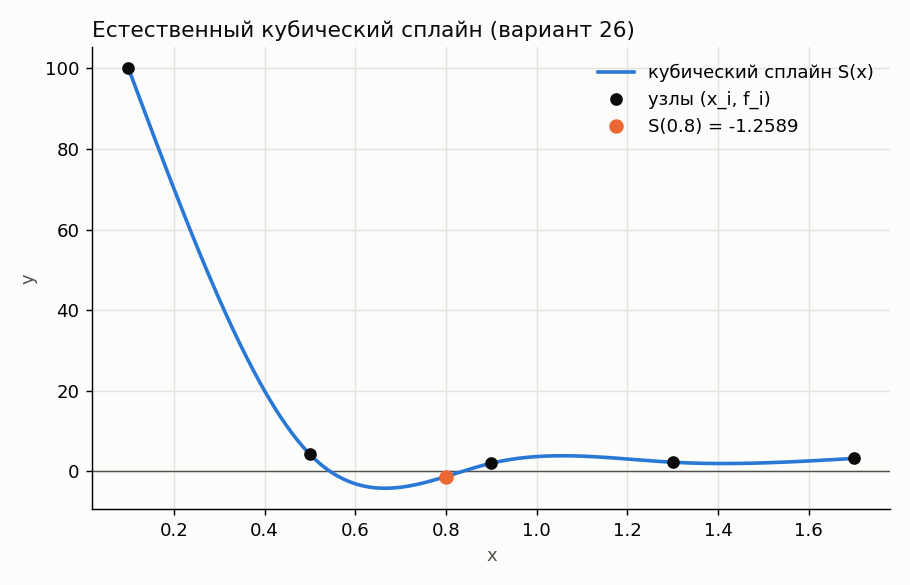

Generate this figure with Python:
"""
    Вместо одного многочлена на всём отрезке строим НА КАЖДОМ отрезке
    [x_{i-1}, x_i] свой многочлен 3-й степени:
        S(x) = a_i + b_i (x - x_{i-1}) + c_i (x - x_{i-1})^2 + d_i (x - x_{i-1})^3,
        x_{i-1} <= x <= x_i,   i = 1..n   (у нас n = 4 отрезка).
    На концах - нулевая кривизна: S''(x0) = 0, S''(x4) = 0
    ("естественный" сплайн).

    Неизвестных 4n (a, b, c, d на каждом отрезке). Если из условий
    исключить a, b, d, остаётся система из n-1 уравнений только для
    c_2 .. c_n с ТРЁХДИАГОНАЛЬНОЙ матрицей (3.13), h_i = x_i - x_{i-1}:
        2(h1+h2) c2 + h2 c3                 = 3[(f2-f1)/h2 - (f1-f0)/h1],
        h_{i-1} c_{i-1} + 2(h_{i-1}+h_i) c_i + h_i c_{i+1}
                                            = 3[(f_i-f_{i-1})/h_i - (f_{i-1}-f_{i-2})/h_{i-1}],
        h_{n-1} c_{n-1} + 2(h_{n-1}+h_n) c_n = 3[(f_n-f_{n-1})/h_n - (f_{n-1}-f_{n-2})/h_{n-1}].
    Её решаем методом прогонки (как в лабе 1.2). Потом остальные
    коэффициенты по формулам (3.14):
        a_i = f_{i-1},
        b_i = (f_i - f_{i-1})/h_i - h_i (c_{i+1} + 2 c_i) / 3,   i < n,
        b_n = (f_n - f_{n-1})/h_n - 2 h_n c_n / 3,
        d_i = (c_{i+1} - c_i) / (3 h_i),                         i < n,
        d_n = -c_n / (3 h_n),
        c_1 = 0   (нулевая кривизна в x0).

"""

import os


# МЕТОД ПРОГОНКИ
def tridiagonal_solve(a, b, c, d):
    """
    Решение трёхдиагональной системы  a_i x_{i-1} + b_i x_i + c_i x_{i+1} = d_i
    методом прогонки (подробно разобран в лабе 1.2).
    a - поддиагональ (a[0] = 0), b - главная диагональ,
    c - наддиагональ (c[-1] = 0), d - правые части.
    """
    n = len(b)
    P = [0.0] * n
    Q = [0.0] * n
    # Прямой ход: x_i = P_i x_{i+1} + Q_i.
    P[0] = -c[0] / b[0]
    Q[0] = d[0] / b[0]
    for i in range(1, n):
        denom = b[i] + a[i] * P[i - 1]
        P[i] = -c[i] / denom
        Q[i] = (d[i] - a[i] * Q[i - 1]) / denom
    # Обратный ход.
    x = [0.0] * n
    x[n - 1] = Q[n - 1]
    for i in range(n - 2, -1, -1):
        x[i] = P[i] * x[i + 1] + Q[i]
    return x


# ПОСТРОЕНИЕ КУБИЧЕСКОГО СПЛАЙНА
def build_spline(xs, fs, verbose=True):
    """
    Строит естественный кубический сплайн по узлам xs и значениям fs.
    Возвращает (a, b, c, d) - списки коэффициентов с индексами 1..n.
    """
    n = len(xs) - 1

    # 1. Шаги сетки h_i = x_i - x_{i-1}, i = 1..n
    h = [0.0] * (n + 1)
    for i in range(1, n + 1):
        h[i] = xs[i] - xs[i - 1]

    """ 2. Трёхдиагональная система для c_2 .. c_n
    2.1 наклоны: sᵢ = (fᵢ − fᵢ₋₁) / hᵢ,    i = 1..n
    2.2 hᵢ₋₁·cᵢ₋₁ + 2(hᵢ₋₁ + hᵢ)·cᵢ + hᵢ·cᵢ₊₁ = 3·(sᵢ − sᵢ₋₁)
    low * c_{i-1} + diag * c_i + up * c_{i+1} = rhs. 
    коэффициенты: слева hᵢ₋₁, на диагонали 2(hᵢ₋₁ + hᵢ), справа hᵢ;
    правая часть: 3 × (разность соседних наклонов)."""
    low, diag, up, rhs = [], [], [], []
    for i in range(2, n + 1):
        low.append(h[i - 1] if i > 2 else 0.0)
        diag.append(2 * (h[i - 1] + h[i]))
        up.append(h[i] if i < n else 0.0)
        rhs.append(3 * ((fs[i] - fs[i - 1]) / h[i]
                        - (fs[i - 1] - fs[i - 2]) / h[i - 1]))

    if verbose:
        print("Система  для c_2 .. c_n:")
        for k in range(len(diag)):
            i = k + 2                      # номер неизвестной c_i
            terms = []
            if low[k]:
                terms.append(f"{low[k]:.4g}*c{i - 1}")
            terms.append(f"{diag[k]:.4g}*c{i}")
            if up[k]:
                terms.append(f"{up[k]:.4g}*c{i + 1}")
            print("   " + " + ".join(terms) + f" = {rhs[k]:.6f}")
        print()

    # Решаем прогонкой
    c_inner = tridiagonal_solve(low, diag, up, rhs)

    # 3. Коэффициенты c_i (c_1 = 0 - нулевая кривизна в x0)
    c = [0.0] * (n + 2)                   # c[n+1] нужен только как 0 в формулах
    for k in range(len(c_inner)):
        c[k + 2] = c_inner[k]
    c[1] = 0.0

    # 4. Остальные коэффициенты по формулам
    # aᵢ = fᵢ₋₁,    i = 1..n
    # bᵢ = sᵢ − hᵢ·(cᵢ₊₁ + 2cᵢ)/3,    i = 1..n−1
    # dᵢ = (cᵢ₊₁ − cᵢ) / (3hᵢ),
    a = [0.0] * (n + 1)
    b = [0.0] * (n + 1)
    d = [0.0] * (n + 1)
    for i in range(1, n + 1):
        a[i] = fs[i - 1]
        if i < n:
            b[i] = (fs[i] - fs[i - 1]) / h[i] - h[i] * (c[i + 1] + 2 * c[i]) / 3
            d[i] = (c[i + 1] - c[i]) / (3 * h[i])
        else:
            # Последний отрезок: условие S''(x_n) = 0.
            b[i] = (fs[i] - fs[i - 1]) / h[i] - 2 * h[i] * c[i] / 3
            d[i] = -c[i] / (3 * h[i])


    return a, b, c[:n + 1], d


def find_segment(xs, x):
    """Номер отрезка i (1..n), такого что x_{i-1} <= x <= x_i."""
    n = len(xs) - 1

    tol = 1e-12
    for i in range(1, n + 1):
        if xs[i - 1] - tol <= x <= xs[i] + tol:
            return i
    raise ValueError(f"Точка {x} вне отрезка [{xs[0]}, {xs[-1]}]")


# считаем значение сплайна или его производной в точке x
def spline_value(xs, coefs, x, deriv=0):
    """
    Значение сплайна (deriv = 0) или его 1-й/2-й производной в точке x.
        S   = a + b t + c t^2 + d t^3,
        S'  = b + 2 c t + 3 d t^2,
        S'' = 2 c + 6 d t,
        t = X* − xᵢ₋₁,     
        S(X*) = aᵢ + bᵢ·t + cᵢ·t² + dᵢ·t³

    """
    a, b, c, d = coefs
    i = find_segment(xs, x)
    t = x - xs[i - 1]
    """ Sᵢ(x) = aᵢ + bᵢ·(x − xᵢ₋₁) + cᵢ·(x − xᵢ₋₁)² + dᵢ·(x − xᵢ₋₁)³,
"""
    if deriv == 0:
        return a[i] + b[i] * t + c[i] * t ** 2 + d[i] * t ** 3
    if deriv == 1:
        return b[i] + 2 * c[i] * t + 3 * d[i] * t ** 2
    return 2 * c[i] + 6 * d[i] * t


def piece_value(xs, coefs, i, x, deriv=0):
    """То же, но на заданном отрезке i."""
    a, b, c, d = coefs
    t = x - xs[i - 1]
    if deriv == 0:
        return a[i] + b[i] * t + c[i] * t ** 2 + d[i] * t ** 3
    if deriv == 1:
        return b[i] + 2 * c[i] * t + 3 * d[i] * t ** 2
    return 2 * c[i] + 6 * d[i] * t


def print_coefficients(xs, coefs):
    """Таблица коэффициентов сплайна"""
    a, b, c, d = coefs
    n = len(xs) - 1
    print("  i | [x_{i-1}, x_i] |      a_i     |      b_i     |      c_i     |      d_i")
    print("----+----------------+--------------+--------------+--------------+-------------")
    for i in range(1, n + 1):
        seg = f"[{xs[i - 1]}, {xs[i]}]"
        print(f"{i:3d} | {seg:14s} | {a[i]:12.5f} | {b[i]:12.5f} |"
              f" {c[i]:12.5f} | {d[i]:12.5f}")
    print()


def check_smoothness(xs, coefs):
    """
    Проверка, что сплайн построен правильно:
      * в узлах S(x_i) = f_i ,
      * во внутренних узлах соседние куски совпадают по значению,
        первой и второй производной,
      * на концах S'' = 0.
    Возвращает максимальный "скачок".
    """
    n = len(xs) - 1
    worst = 0.0
    for i in range(1, n):                 # внутренние узлы x_1 .. x_{n-1}
        x = xs[i]
        for k in range(3):
            left = piece_value(xs, coefs, i, x, k)       # кусок слева
            right = piece_value(xs, coefs, i + 1, x, k)  # кусок справа
            worst = max(worst, abs(left - right))
    ends = max(abs(piece_value(xs, coefs, 1, xs[0], 2)),
               abs(piece_value(xs, coefs, n, xs[n], 2)))
    return worst, ends


def sgn(v):
    """Знак для красивой печати формулы: '+' или '-'."""
    return "-" if v < 0 else "+"


def plot_spline(filename, xs, fs, coefs, x_star, value):
    """График сплайна и узлов интерполяции (сохраняется в PNG)."""
    try:
        import matplotlib
        matplotlib.use("Agg")
        import matplotlib.pyplot as plt
    except ImportError:
        print("matplotlib не установлен - график не построен.\n")
        return
    # Точки для гладкой кривой: 400 точек на [x0, xn].
    px = [xs[0] + (xs[-1] - xs[0]) * k / 400 for k in range(401)]
    py = [spline_value(xs, coefs, x) for x in px]

    fig, ax = plt.subplots(figsize=(7, 4.5))
    fig.patch.set_facecolor("#fcfcfb")
    ax.set_facecolor("#fcfcfb")
    ax.grid(True, color="#e4e3df", linewidth=0.8)
    ax.axhline(0, color="#52514e", linewidth=0.8)
    for side in ("top", "right"):
        ax.spines[side].set_visible(False)
    ax.plot(px, py, color="#2a78d6", linewidth=2, label="кубический сплайн S(x)")
    ax.plot(xs, fs, "o", color="#0b0b0b", markersize=6, label="узлы (x_i, f_i)", zorder=5)
    ax.plot([x_star], [value], "o", color="#eb6834", markersize=7, zorder=6,
            label=f"S({x_star}) = {value:.4f}")
    ax.set_xlabel("x", color="#52514e")
    ax.set_ylabel("y", color="#52514e")
    ax.set_title("Естественный кубический сплайн (вариант 26)", loc="left", color="#0b0b0b")
    ax.legend(frameon=False)
    fig.tight_layout()
    fig.savefig(filename, dpi=130)
    plt.close(fig)
    print(f"График сохранён: {filename}\n")



def check_textbook():
    """Пример 3.3: x = 0..4, f = 0, 1.8415, 2.9093, 3.1411, 3.2432 -> f(1.5) = 2.4969."""
    xs = [0.0, 1.0, 2.0, 3.0, 4.0]
    fs = [0.0, 1.8415, 2.9093, 3.1411, 3.2432]
    coefs = build_spline(xs, fs, verbose=False)
    print("Проверка на примере 3.3 методички:")
    print_coefficients(xs, coefs)
    print(f"  S(1.5) = {spline_value(xs, coefs, 1.5):.4f}   (в методичке 2.4969)\n")


# ОСНОВНАЯ ПРОГРАММА
def main():
    # Данные варианта 26
    xs = [0.1, 0.5, 0.9, 1.3, 1.7]
    fs = [100.01, 4.2500, 2.0446, 2.2817, 3.2360]
    x_star = 0.8

    print("Кубический сплайн X* = 0.8")
    print("  i  :  " + "  ".join(f"{i:8d}" for i in range(len(xs))))
    print("  x_i:  " + "  ".join(f"{x:8.4f}" for x in xs))
    print("  f_i:  " + "  ".join(f"{v:8.4f}" for v in fs))
    print()

    coefs = build_spline(xs, fs)
    print("Коэффициенты сплайна:")
    print_coefficients(xs, coefs)

    # Проверк
    node_err = max(abs(spline_value(xs, coefs, xs[i]) - fs[i]) for i in range(len(xs)))
    jump, ends = check_smoothness(xs, coefs)
    print("Проверки:")
    print(f"  max |S(x_i) - f_i| в узлах                  = {node_err:.2e}")
    print(f"  max скачок S, S', S'' во внутренних узлах   = {jump:.2e}")
    print(f"  |S''| на концах (должна быть 0)             = {ends:.2e}\n")

    # Значение в X*
    a, b, c, d = coefs
    i = find_segment(xs, x_star)
    t = x_star - xs[i - 1]
    value = spline_value(xs, coefs, x_star)
    x0 = xs[i - 1]
    print(f"Точка X* = {x_star} лежит на отрезке [{x0}, {xs[i]}] (i = {i}):")
    print(f"  S(x) = {a[i]:.5f} {sgn(b[i])} {abs(b[i]):.5f}(x - {x0})"
          f" {sgn(c[i])} {abs(c[i]):.5f}(x - {x0})^2 {sgn(d[i])} {abs(d[i]):.5f}(x - {x0})^3")
    print(f"  S({x_star}) = {a[i]:.5f} {sgn(b[i])} {abs(b[i]):.5f}*{t:.1f}"
          f" {sgn(c[i])} {abs(c[i]):.5f}*{t:.1f}^2 {sgn(d[i])} {abs(d[i]):.5f}*{t:.1f}^3"
          f" = {value:.5f}\n")

    # Таблица - это значения функции 1/x^2 + x^2 (та же, что в 3.1),
    # поэтому можно сравнить с "настоящим" значением.
    print(f"Для сравнения: таблица построена по y = 1/x^2 + x^2,"
          f" y({x_star}) = {1 / x_star ** 2 + x_star ** 2:.5f}.")


    plot_spline(os.path.join(os.path.dirname(os.path.abspath(__file__)),
                             "lab3_2_spline.png"), xs, fs, coefs, x_star, value)

    check_textbook()


if __name__ == "__main__":
    main()
